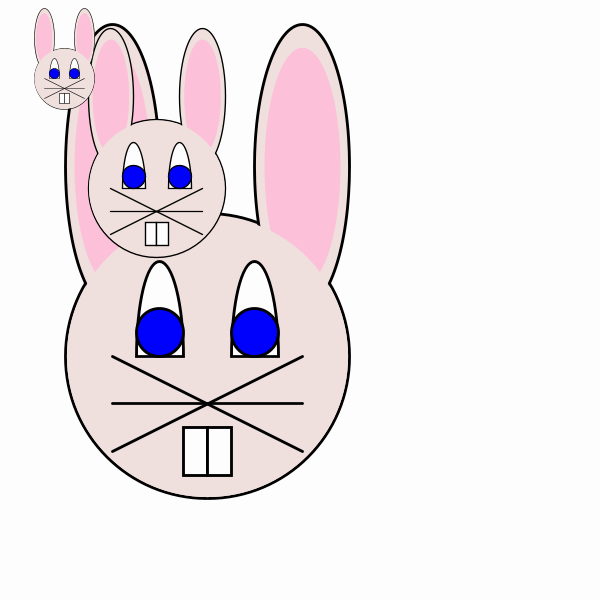
Frame 1 (no input)
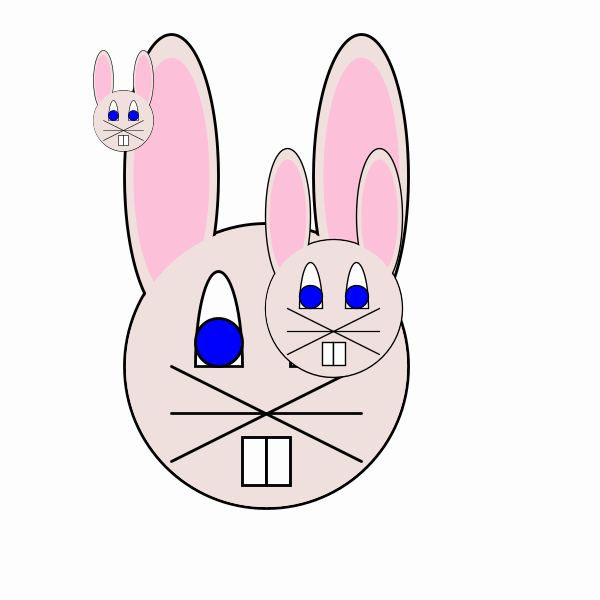
Frame 60 (the mouse pressed at the canvas centre just before this capture)
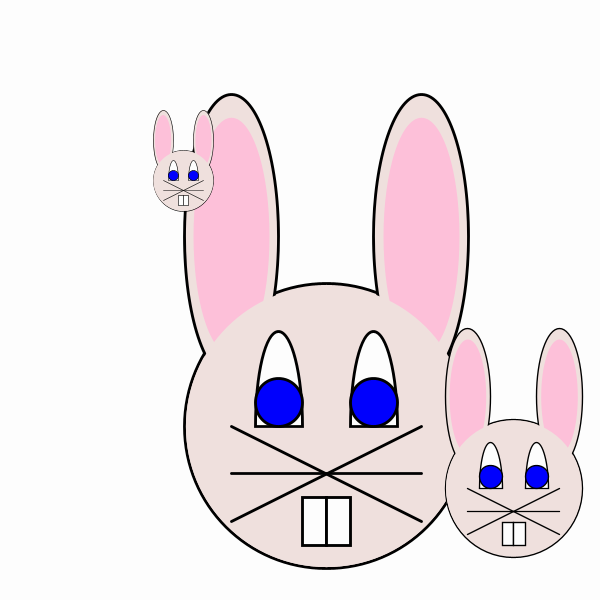
Frame 120 (the mouse held since frame 60 and released just before this capture)

The Processing sketch that drew these frames (run headless with seeded random() and noise(); from frame 60 on, the mouse is pressed at the canvas centre):

// Processing sketch: code_5
// ── code_5.pde
// lastname / achternaam:stander
// firstname / voornaam:ryan
// class / klas:m
// student number/nummer:477316
Bunny b1,b2,b3;
  color blue     = color(   0, 0, 253 );
  color offWhite = color( 253, 253, 253 );
  color bunny    = color( 239, 224, 221 );
  color pink     = color( 253, 192, 217 );


void setup() {
    size( 600, 600 );
    b1=new Bunny(int(random(100)),int(random(100)),int(random(500)),int(random(1,5)));
    b2=new Bunny(int(random(100)),int(random(100)),int(random(500)),int(random(1,5)));
    b3=new Bunny(int(random(100)),int(random(100)),int(random(500)),int(random(1,5)));
    
}


void draw() {
    background( offWhite );
    b1.moveAndBounceOnEdges();
    b1.drawBunny();
    b2.moveAndBounceOnEdges();
    b2.drawBunny();
    b3.moveAndBounceOnEdges();
    b3.drawBunny();
   
    
    
    
}

// ── Bunny.pde
class Bunny {
  color black  = color(   0 );
  color white    = color( 253 );
  color blue     = color(   0, 0, 253 );
  color offWhite = color( 253, 253, 253 );
  color bunny    = color( 239, 224, 221 );
  color pink     = color( 253, 192, 217 );
  int dx;
  int dy;
  int size,x,y;
  Bunny(){}
  Bunny(int xTemp,int yTemp,int sizeTemp,int dTemp) {
    dx=dTemp;
    dy=-1*dTemp;
    x=xTemp;
    y=yTemp;
    size=sizeTemp;
  }
  void moveAndBounceOnEdges(){
    
    // move and bounce on edges
    x += dx;
    y += dy;
    if ( x < 0 || x > width - size / 1.6 ) {
      dx = -dx;
      x += dx;
    }
    if ( y < 0 || y > height - size ) {
      dy = -dy;
      y += dy;
    }
  }
    void drawBunny() {
      // display bunny head
      pushMatrix();
      translate( x, y );
      scale( size / 500.0 );
      translate( -100, 0 );

      stroke(black);
      strokeWeight(3);

      // body
      fill( bunny );
      ellipse( 250, 350, 300, 300 );
      ellipse( 150, 150, 100, 300 );
      ellipse( 350, 150, 100, 300 );

      // ears
      fill( pink );
      noStroke();
      ellipse( 150, 150, 80, 250 );
      ellipse( 350, 150, 80, 250 );

      // refill the body to remove the stroke lines
      fill( bunny );
      ellipse( 250, 350, 296, 296 );

      // teeth
      stroke( black );
      fill( white );
      rect( 225, 425, 25, 50 );
      rect( 250, 425, 25, 50 );

      // whiskers
      line( 150, 350, 350, 450 );
      line( 150, 400, 350, 400 );
      line( 150, 450, 350, 350 );

      // eyes
      arc( 200, 350, 50, 200, PI, TWO_PI, CHORD );
      arc( 300, 350, 50, 200, PI, TWO_PI, CHORD );

      fill( blue );
      ellipse( 200, 325, 50, 50 );
      ellipse( 300, 325, 50, 50 );

      popMatrix();
    }
}
  
  
